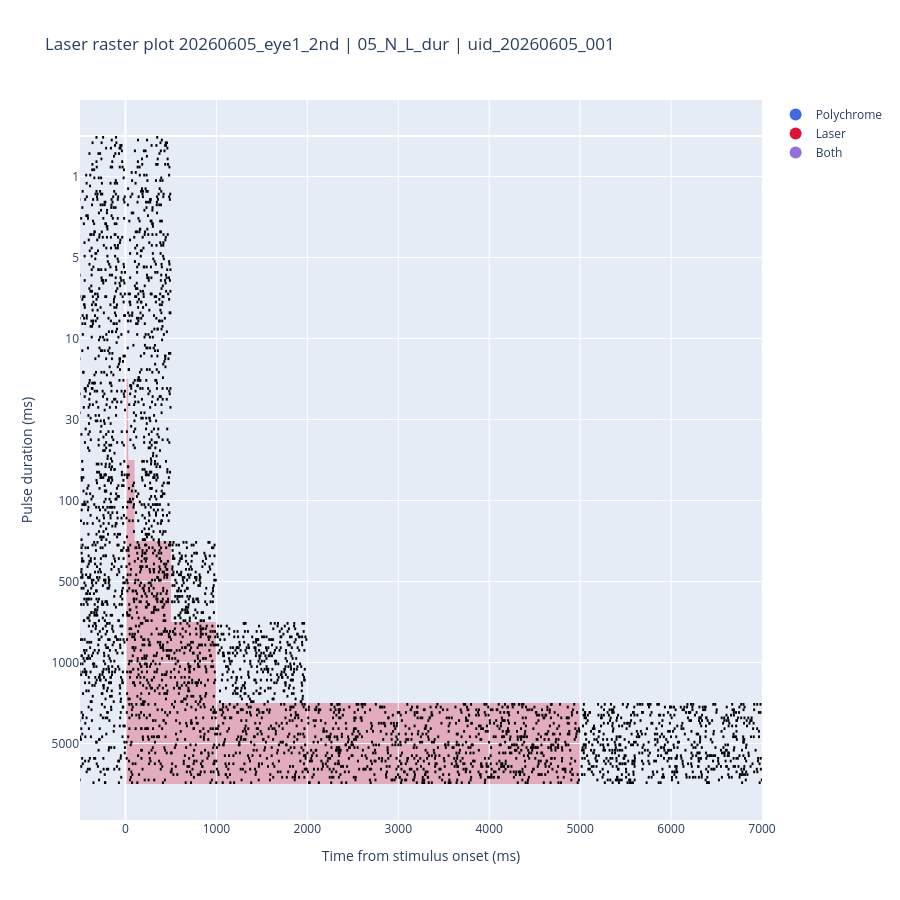

This figure's notebook cell:
### Code cell
#25
import plotly.graph_objects as go

fig = go.Figure()

# ------------------------------------------
# Stimulation legend
# ------------------------------------------

fig.add_scatter(
    x=[None], y=[None],
    mode="markers",
    marker=dict(size=12, color="royalblue"),
    name="Polychrome",
)

fig.add_scatter(
    x=[None], y=[None],
    mode="markers",
    marker=dict(size=12, color="crimson"),
    name="Laser",
)

fig.add_scatter(
    x=[None], y=[None],
    mode="markers",
    marker=dict(size=12, color="mediumpurple"),
    name="Both",
)

# ------------------------------------------
# Select analysis view
# ------------------------------------------

"""
Select which stimulation view to display.

For ordinary recordings there is only one available view.
For combined (LC_B) recordings this can be either
'Polychrome' or 'Laser'.
"""

# For now, display the first available view.
# Later this can become:
#
#     for view in analysis_views:
#
view = analysis_views[0]

view_name = view["name"]
view_spiketimes = all_spiketimes[view_name]
stim_windows = view["stim_windows"]

# Metadata for this analysis view
group_column = view["group_column"]
group_label = view["group_label"]

on_duration_column = view["on_duration_column"]
off_duration_column = view["off_duration_column"]

print(f"Displaying {view_name}")
print(f"Grouping by : {group_column}")

# ------------------------------------------
# Vertical offsets
# ------------------------------------------

burst_offset = 0

# Spike coordinates
x_plot = []
y_plot = []

# Tick labels
yticks = []
ytext = []

# ------------------------------------------
# Trial metadata
# ------------------------------------------

trial_df = (
    data_io.trial_df
    .query("train_id in @view_spiketimes.keys()")
)

# ------------------------------------------
# Order stimulation conditions
# ------------------------------------------

sorted_train_ids = (
    trial_df
    .sort_values(group_column)
    .drop_duplicates("train_id")
    ["train_id"]
    .tolist()
)

# ------------------------------------------
# Determine x-axis limits
# ------------------------------------------

cycle_durations = (
    trial_df[on_duration_column]
    + trial_df[off_duration_column]
)

min_cycle_duration = cycle_durations.min()
max_cycle_duration = cycle_durations.max()

x_axis_start = -min(
    t_pre,
    min_cycle_duration,
)

x_axis_end = min(
    t_post,
    max_cycle_duration,
)

# ------------------------------------------
# Draw raster
# ------------------------------------------

for train_id in sorted_train_ids:

    spiketrains = view_spiketimes[train_id]

    df = trial_df.query(
        "train_id == @train_id"
    )

    group_value = df.iloc[0][group_column]

    row = burst_df.query(
        "train_id == @train_id"
    ).iloc[0]

    off_duration = df.iloc[0][off_duration_column]

    # End of the final stimulus in this burst
    _, windows = stim_windows(row)
    stimulus_duration = max(
        x1 - x0
        for x0, x1, _ in windows
    )

    stimulus_end = max(
        x1 for _, x1, _ in windows
    )

    # Display one complete stimulation cycle,
    # but never beyond the analysis window.
    display_end = min(
        analysis_window[1],
        stimulus_end + off_duration,
    )

    print(
        f"{train_id}: "
        f"{group_column} = {group_value}"
    )

    group_start = burst_offset

    for sp in spiketrains:

        # Only display spikes within one stimulation cycle
        sp = sp[
            (sp >= analysis_window[0]) &
            (sp <= display_end)
        ]

        x_plot.append(
            np.vstack([
                sp,
                sp,
                np.full(sp.size, np.nan)
            ]).T.flatten()
        )

        y_plot.append(
            np.vstack([
                np.ones(sp.size) * burst_offset,
                np.ones(sp.size) * (burst_offset + 1),
                np.full(sp.size, np.nan)
            ]).T.flatten()
        )

        burst_offset += 1

    group_end = burst_offset
   
    # --------------------------------------
    # Stimulation windows
    # --------------------------------------

    yticks.append(
        (group_start + group_end) / 2
    )

    ytext.append(group_value)

    _, windows = stim_windows(row)

    colour_map = {
        "Polychrome": "royalblue",
        "Laser": "crimson",
    }

    segments = [
        (x0, x1, colour_map[label])
        for x0, x1, label in windows
    ]

    # Draw overlap in purple

    if len(segments) == 2:

        polychrome = next(
            s for s in segments
            if s[2] == "royalblue"
        )

        laser = next(
            s for s in segments
            if s[2] == "crimson"
        )

        p0, p1, _ = polychrome
        l0, l1, _ = laser

        overlap0 = max(p0, l0)
        overlap1 = min(p1, l1)

        if overlap1 > overlap0:

            fig.add_shape(
                type="rect",
                x0=overlap0,
                x1=overlap1,
                y0=group_start,
                y1=group_end,
                fillcolor="mediumpurple",
                opacity=0.35,
                line_width=0,
                layer="below",
            )

            if p0 < overlap0:

                fig.add_shape(
                    type="rect",
                    x0=p0,
                    x1=overlap0,
                    y0=group_start,
                    y1=group_end,
                    fillcolor="royalblue",
                    opacity=0.30,
                    line_width=0,
                    layer="below",
                )

            if overlap1 < p1:

                fig.add_shape(
                    type="rect",
                    x0=overlap1,
                    x1=p1,
                    y0=group_start,
                    y1=group_end,
                    fillcolor="royalblue",
                    opacity=0.30,
                    line_width=0,
                    layer="below",
                )

            if l0 < overlap0:

                fig.add_shape(
                    type="rect",
                    x0=l0,
                    x1=overlap0,
                    y0=group_start,
                    y1=group_end,
                    fillcolor="crimson",
                    opacity=0.30,
                    line_width=0,
                    layer="below",
                )

            if overlap1 < l1:

                fig.add_shape(
                    type="rect",
                    x0=overlap1,
                    x1=l1,
                    y0=group_start,
                    y1=group_end,
                    fillcolor="crimson",
                    opacity=0.30,
                    line_width=0,
                    layer="below",
                )

        else:

            for x0, x1, color in segments:

                fig.add_shape(
                    type="rect",
                    x0=x0,
                    x1=x1,
                    y0=group_start,
                    y1=group_end,
                    fillcolor=color,
                    opacity=0.30,
                    line_width=0,
                    layer="below",
                )

    else:

        for x0, x1, color in segments:

            fig.add_shape(
                type="rect",
                x0=x0,
                x1=x1,
                y0=group_start,
                y1=group_end,
                fillcolor=color,
                opacity=0.30,
                line_width=0,
                layer="below",
            )

# ------------------------------------------
# Combine raster lines
# ------------------------------------------

if len(x_plot):

    x_plot = np.hstack(x_plot)
    y_plot = np.hstack(y_plot)

    fig.add_scatter(

        x=x_plot,
        y=y_plot,

        mode="lines",

        line=dict(
            width=2,
            color="black",
        ),

        showlegend=False,

    )

# ------------------------------------------
# Axes
# ------------------------------------------

fig.update_yaxes(

    tickmode="array",

    tickvals=yticks,
    ticktext=ytext,

    title=group_label,

    autorange="reversed",

)

fig.update_xaxes(

    title="Time from stimulus onset (ms)",

    range=[
        x_axis_start,
        x_axis_end,
    ],

)

fig.update_layout(

    title=(
        f"{view_name} raster plot\n"
        f"{session_id} | {rec_id} | {unit_id}"
    ),

    height=900,

)

fig.show()

### Figure 1 — Plotly figure (JSON) as saved in the notebook; plotly's stock layout.template omitted (floating-point values rounded to 4 significant figures; data arrays with more than 128 entries replaced by an {"elided": "..."} marker saying what was removed)
{"data": [{"marker": {"color": "royalblue", "size": 12}, "mode": "markers", "name": "Polychrome", "type": "scatter", "x": [null], "y": [null]}, {"marker": {"color": "crimson", "size": 12}, "mode": "markers", "name": "Laser", "type": "scatter", "x": [null], "y": [null]}, {"marker": {"color": "mediumpurple", "size": 12}, "mode": "markers", "name": "Both", "type": "scatter", "x": [null], "y": [null]}, {"line": {"color": "black", "width": 2}, "mode": "lines", "showlegend": false, "type": "scatter", "x": {"elided": "15396 float values"}, "y": {"elided": "15396 float values"}}], "layout": {"height": 900, "shapes": [{"fillcolor": "crimson", "layer": "below", "line": {"width": 0}, "opacity": 0.3, "type": "rect", "x0": 0, "x1": 1, "y0": 0, "y1": 30}, {"fillcolor": "crimson", "layer": "below", "line": {"width": 0}, "opacity": 0.3, "type": "rect", "x0": 0, "x1": 5, "y0": 30, "y1": 60}, {"fillcolor": "crimson", "layer": "below", "line": {"width": 0}, "opacity": 0.3, "type": "rect", "x0": 0, "x1": 10, "y0": 60, "y1": 90}, {"fillcolor": "crimson", "layer": "below", "line": {"width": 0}, "opacity": 0.3, "type": "rect", "x0": 0, "x1": 30, "y0": 90, "y1": 120}, {"fillcolor": "crimson", "layer": "below", "line": {"width": 0}, "opacity": 0.3, "type": "rect", "x0": 0, "x1": 100, "y0": 120, "y1": 150}, {"fillcolor": "crimson", "layer": "below", "line": {"width": 0}, "opacity": 0.3, "type": "rect", "x0": 0, "x1": 500, "y0": 150, "y1": 180}, {"fillcolor": "crimson", "layer": "below", "line": {"width": 0}, "opacity": 0.3, "type": "rect", "x0": 0, "x1": 1000, "y0": 180, "y1": 210}, {"fillcolor": "crimson", "layer": "below", "line": {"width": 0}, "opacity": 0.3, "type": "rect", "x0": 0, "x1": 5000, "y0": 210, "y1": 240}], "title": {"text": "Laser raster plot\n20260605_eye1_2nd | 05_N_L_dur | uid_20260605_001"}, "xaxis": {"range": [-500, 7000], "title": {"text": "Time from stimulus onset (ms)"}}, "yaxis": {"autorange": "reversed", "tickmode": "array", "ticktext": [1, 5, 10, 30, 100, 500, 1000, 5000], "tickvals": [15, 45, 75, 105, 135, 165, 195, 225], "title": {"text": "Pulse duration (ms)"}}}}
